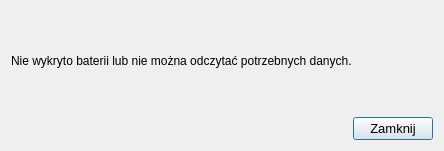
<?xml version="1.0" encoding="UTF-8"?>
<ui version="4.0">
 <class>ErrorWindow</class>
 <widget class="QDialog" name="ErrorWindow">
  <property name="geometry">
   <rect>
    <x>0</x>
    <y>0</y>
    <width>444</width>
    <height>151</height>
   </rect>
  </property>
  <property name="minimumSize">
   <size>
    <width>444</width>
    <height>151</height>
   </size>
  </property>
  <property name="maximumSize">
   <size>
    <width>444</width>
    <height>151</height>
   </size>
  </property>
  <property name="mouseTracking">
   <bool>false</bool>
  </property>
  <property name="windowTitle">
   <string>Błąd</string>
  </property>
  <property name="windowIcon">
   <iconset resource="ikony.qrc">
    <normaloff>:/ikona_bledu/erroricon.ico</normaloff>:/ikona_bledu/erroricon.ico</iconset>
  </property>
  <property name="sizeGripEnabled">
   <bool>false</bool>
  </property>
  <property name="modal">
   <bool>false</bool>
  </property>
  <layout class="QVBoxLayout" name="verticalLayout_2">
   <item>
    <layout class="QVBoxLayout" name="verticalLayout">
     <item>
      <widget class="QLabel" name="label">
       <property name="font">
        <font>
         <pointsize>9</pointsize>
        </font>
       </property>
       <property name="layoutDirection">
        <enum>Qt::LeftToRight</enum>
       </property>
       <property name="frameShape">
        <enum>QFrame::NoFrame</enum>
       </property>
       <property name="text">
        <string>Nie wykryto baterii lub nie można odczytać potrzebnych danych.</string>
       </property>
       <property name="textFormat">
        <enum>Qt::AutoText</enum>
       </property>
      </widget>
     </item>
     <item>
      <layout class="QHBoxLayout" name="horizontalLayout">
       <item>
        <spacer name="horizontalSpacer">
         <property name="orientation">
          <enum>Qt::Horizontal</enum>
         </property>
         <property name="sizeHint" stdset="0">
          <size>
           <width>138</width>
           <height>20</height>
          </size>
         </property>
        </spacer>
       </item>
       <item>
        <widget class="QPushButton" name="Zamknij">
         <property name="minimumSize">
          <size>
           <width>0</width>
           <height>0</height>
          </size>
         </property>
         <property name="font">
          <font>
           <pointsize>10</pointsize>
           <weight>50</weight>
           <bold>false</bold>
           <kerning>true</kerning>
          </font>
         </property>
         <property name="text">
          <string>Zamknij</string>
         </property>
         <property name="autoDefault">
          <bool>false</bool>
         </property>
         <property name="default">
          <bool>true</bool>
         </property>
         <property name="flat">
          <bool>false</bool>
         </property>
        </widget>
       </item>
      </layout>
     </item>
    </layout>
   </item>
  </layout>
 </widget>
 <resources>
  <include location="ikony.qrc"/>
 </resources>
 <connections>
  <connection>
   <sender>Zamknij</sender>
   <signal>clicked()</signal>
   <receiver>ErrorWindow</receiver>
   <slot>close()</slot>
   <hints>
    <hint type="sourcelabel">
     <x>299</x>
     <y>192</y>
    </hint>
    <hint type="destinationlabel">
     <x>374</x>
     <y>199</y>
    </hint>
   </hints>
  </connection>
 </connections>
</ui>
